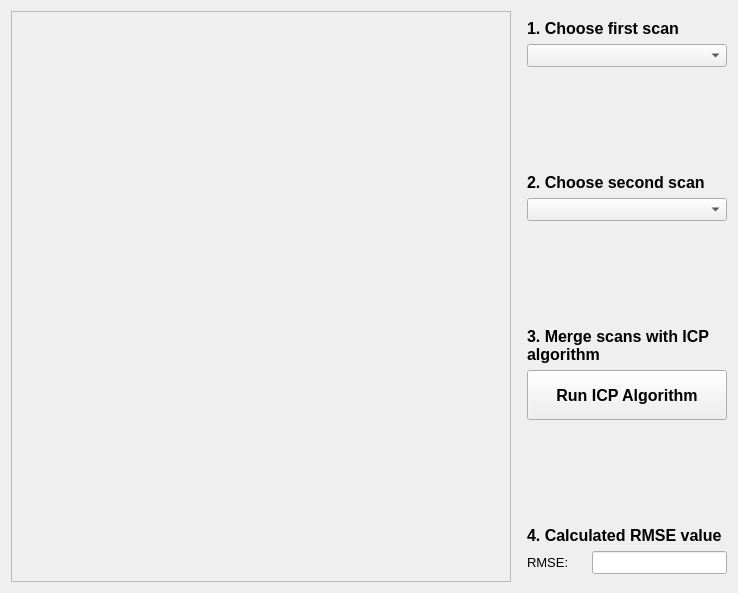
      <widget class="QWidget" name="MB_Page2">
       <layout class="QVBoxLayout" name="verticalLayout_4">
        <item>
         <layout class="QHBoxLayout" name="horizontalLayout_5">
          <item>
           <widget class="QFrame" name="frame_page2">
            <property name="sizePolicy">
             <sizepolicy hsizetype="Expanding" vsizetype="Expanding">
              <horstretch>0</horstretch>
              <verstretch>0</verstretch>
             </sizepolicy>
            </property>
            <property name="minimumSize">
             <size>
              <width>500</width>
              <height>0</height>
             </size>
            </property>
            <property name="frameShape">
             <enum>QFrame::StyledPanel</enum>
            </property>
            <property name="frameShadow">
             <enum>QFrame::Raised</enum>
            </property>
           </widget>
          </item>
          <item>
           <spacer name="horizontalSpacer_10">
            <property name="orientation">
             <enum>Qt::Horizontal</enum>
            </property>
            <property name="sizeType">
             <enum>QSizePolicy::Fixed</enum>
            </property>
            <property name="sizeHint" stdset="0">
             <size>
              <width>10</width>
              <height>20</height>
             </size>
            </property>
           </spacer>
          </item>
          <item>
           <layout class="QVBoxLayout" name="verticalLayout_2">
            <item>
             <spacer name="verticalSpacer_3">
              <property name="orientation">
               <enum>Qt::Vertical</enum>
              </property>
              <property name="sizeType">
               <enum>QSizePolicy::Fixed</enum>
              </property>
              <property name="sizeHint" stdset="0">
               <size>
                <width>20</width>
                <height>8</height>
               </size>
              </property>
             </spacer>
            </item>
            <item>
             <widget class="QLabel" name="label_2">
              <property name="font">
               <font>
                <family>Segoe UI</family>
                <pointsize>12</pointsize>
                <weight>75</weight>
                <bold>true</bold>
               </font>
              </property>
              <property name="text">
               <string>1. Choose first scan</string>
              </property>
             </widget>
            </item>
            <item>
             <widget class="QComboBox" name="Scan1Box">
              <property name="font">
               <font>
                <family>Segoe UI</family>
                <pointsize>10</pointsize>
                <weight>50</weight>
                <bold>false</bold>
               </font>
              </property>
             </widget>
            </item>
            <item>
             <spacer name="verticalSpacer">
              <property name="orientation">
               <enum>Qt::Vertical</enum>
              </property>
              <property name="sizeHint" stdset="0">
               <size>
                <width>20</width>
                <height>40</height>
               </size>
              </property>
             </spacer>
            </item>
            <item>
             <widget class="QLabel" name="label_5">
              <property name="sizePolicy">
               <sizepolicy hsizetype="Preferred" vsizetype="Preferred">
                <horstretch>0</horstretch>
                <verstretch>0</verstretch>
               </sizepolicy>
              </property>
              <property name="minimumSize">
               <size>
                <width>0</width>
                <height>0</height>
               </size>
              </property>
              <property name="text">
               <string/>
              </property>
              <property name="pixmap">
               <pixmap>icons/arrow-down-6-64.gif</pixmap>
              </property>
              <property name="alignment">
               <set>Qt::AlignCenter</set>
              </property>
             </widget>
            </item>
            <item>
             <spacer name="verticalSpacer_2">
              <property name="orientation">
               <enum>Qt::Vertical</enum>
              </property>
              <property name="sizeHint" stdset="0">
               <size>
                <width>20</width>
                <height>40</height>
               </size>
              </property>
             </spacer>
            </item>
            <item>
             <widget class="QLabel" name="label_4">
              <property name="font">
               <font>
                <family>Segoe UI</family>
                <pointsize>12</pointsize>
                <weight>75</weight>
                <bold>true</bold>
               </font>
              </property>
              <property name="text">
               <string>2. Choose second scan</string>
              </property>
             </widget>
            </item>
            <item>
             <widget class="QComboBox" name="Scan2Box">
              <property name="font">
               <font>
                <family>Segoe UI</family>
                <pointsize>10</pointsize>
                <weight>50</weight>
                <bold>false</bold>
               </font>
              </property>
             </widget>
            </item>
            <item>
             <spacer name="verticalSpacer_9">
              <property name="orientation">
               <enum>Qt::Vertical</enum>
              </property>
              <property name="sizeHint" stdset="0">
               <size>
                <width>20</width>
                <height>40</height>
               </size>
              </property>
             </spacer>
            </item>
            <item>
             <widget class="QLabel" name="label_6">
              <property name="text">
               <string/>
              </property>
              <property name="pixmap">
               <pixmap>icons/arrow-down-6-64.gif</pixmap>
              </property>
              <property name="alignment">
               <set>Qt::AlignCenter</set>
              </property>
             </widget>
            </item>
            <item>
             <spacer name="verticalSpacer_10">
              <property name="orientation">
               <enum>Qt::Vertical</enum>
              </property>
              <property name="sizeHint" stdset="0">
               <size>
                <width>20</width>
                <height>40</height>
               </size>
              </property>
             </spacer>
            </item>
            <item>
             <widget class="QLabel" name="label_13">
              <property name="font">
               <font>
                <family>Segoe UI</family>
                <pointsize>12</pointsize>
                <weight>75</weight>
                <bold>true</bold>
               </font>
              </property>
              <property name="text">
               <string>3. Merge scans with ICP algorithm</string>
              </property>
              <property name="wordWrap">
               <bool>true</bool>
              </property>
             </widget>
            </item>
            <item>
             <widget class="QPushButton" name="MergeButton">
              <property name="sizePolicy">
               <sizepolicy hsizetype="Fixed" vsizetype="Fixed">
                <horstretch>0</horstretch>
                <verstretch>0</verstretch>
               </sizepolicy>
              </property>
              <property name="minimumSize">
               <size>
                <width>200</width>
                <height>50</height>
               </size>
              </property>
              <property name="font">
               <font>
                <family>Segoe UI</family>
                <pointsize>12</pointsize>
                <weight>75</weight>
                <bold>true</bold>
               </font>
              </property>
              <property name="styleSheet">
               <string notr="true">#MergeButton:hover{
	background-color: #ff38cd;
}

#MergeButton:pressed{
	background-color: #e51983;
}</string>
              </property>
              <property name="text">
               <string>Run ICP Algorithm</string>
              </property>
             </widget>
            </item>
            <item>
             <spacer name="verticalSpacer_25">
              <property name="orientation">
               <enum>Qt::Vertical</enum>
              </property>
              <property name="sizeHint" stdset="0">
               <size>
                <width>20</width>
                <height>40</height>
               </size>
              </property>
             </spacer>
            </item>
            <item>
             <widget class="QLabel" name="label_32">
              <property name="text">
               <string/>
              </property>
              <property name="pixmap">
               <pixmap>icons/arrow-down-6-64.gif</pixmap>
              </property>
              <property name="alignment">
               <set>Qt::AlignCenter</set>
              </property>
             </widget>
            </item>
            <item>
             <spacer name="verticalSpacer_26">
              <property name="orientation">
               <enum>Qt::Vertical</enum>
              </property>
              <property name="sizeHint" stdset="0">
               <size>
                <width>20</width>
                <height>40</height>
               </size>
              </property>
             </spacer>
            </item>
            <item>
             <widget class="QLabel" name="label_33">
              <property name="font">
               <font>
                <family>Segoe UI</family>
                <pointsize>12</pointsize>
                <weight>75</weight>
                <bold>true</bold>
               </font>
              </property>
              <property name="text">
               <string>4. Calculated RMSE value</string>
              </property>
             </widget>
            </item>
            <item>
             <layout class="QHBoxLayout" name="horizontalLayout_13">
              <item>
               <widget class="QLabel" name="label_34">
                <property name="font">
                 <font>
                  <family>Segoe UI</family>
                  <pointsize>10</pointsize>
                 </font>
                </property>
                <property name="text">
                 <string>RMSE:</string>
                </property>
               </widget>
              </item>
              <item>
               <widget class="QLineEdit" name="RmseIcpValue">
                <property name="sizePolicy">
                 <sizepolicy hsizetype="Maximum" vsizetype="Fixed">
                  <horstretch>0</horstretch>
                  <verstretch>0</verstretch>
                 </sizepolicy>
                </property>
                <property name="minimumSize">
                 <size>
                  <width>135</width>
                  <height>0</height>
                 </size>
                </property>
                <property name="font">
                 <font>
                  <family>Segoe UI</family>
                  <pointsize>10</pointsize>
                 </font>
                </property>
               </widget>
              </item>
             </layout>
            </item>
            <item>
             <spacer name="verticalSpacer_4">
              <property name="orientation">
               <enum>Qt::Vertical</enum>
              </property>
              <property name="sizeType">
               <enum>QSizePolicy::Fixed</enum>
              </property>
              <property name="sizeHint" stdset="0">
               <size>
                <width>20</width>
                <height>8</height>
               </size>
              </property>
             </spacer>
            </item>
           </layout>
          </item>
         </layout>
        </item>
       </layout>
      </widget>
